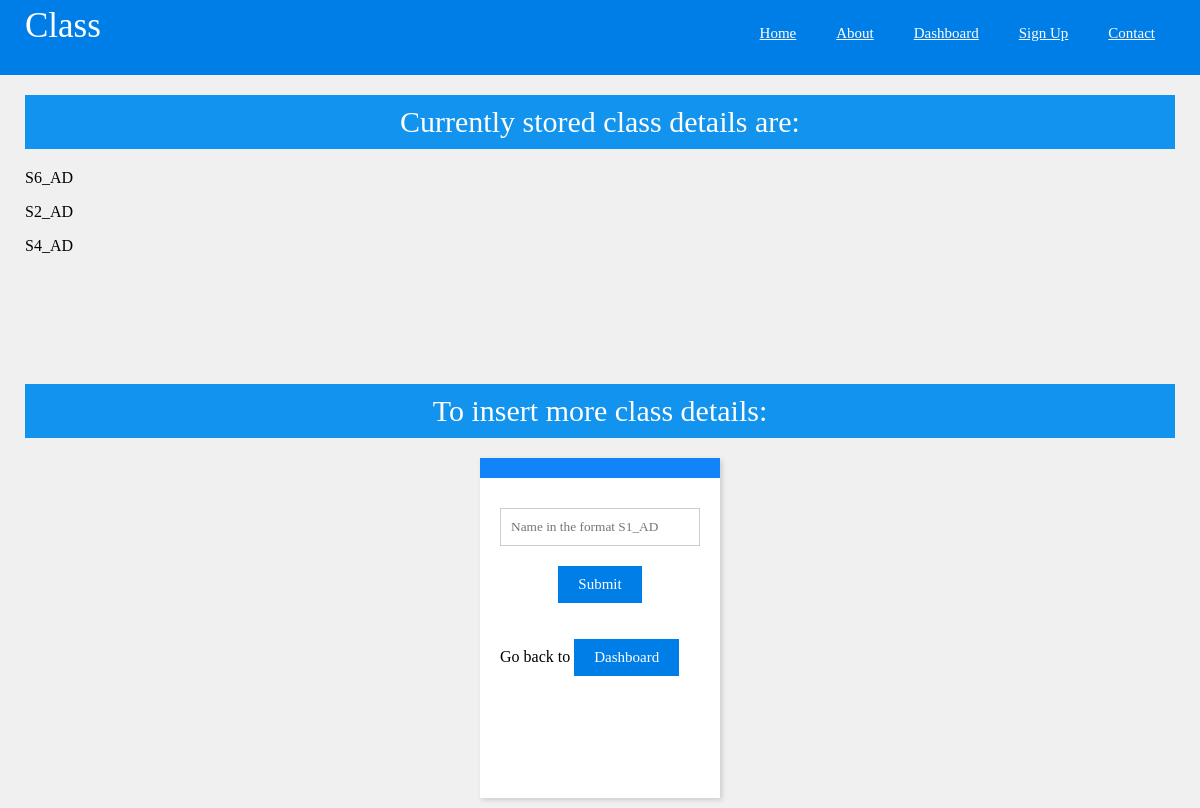
Before: /class (signed in) with the older database file.
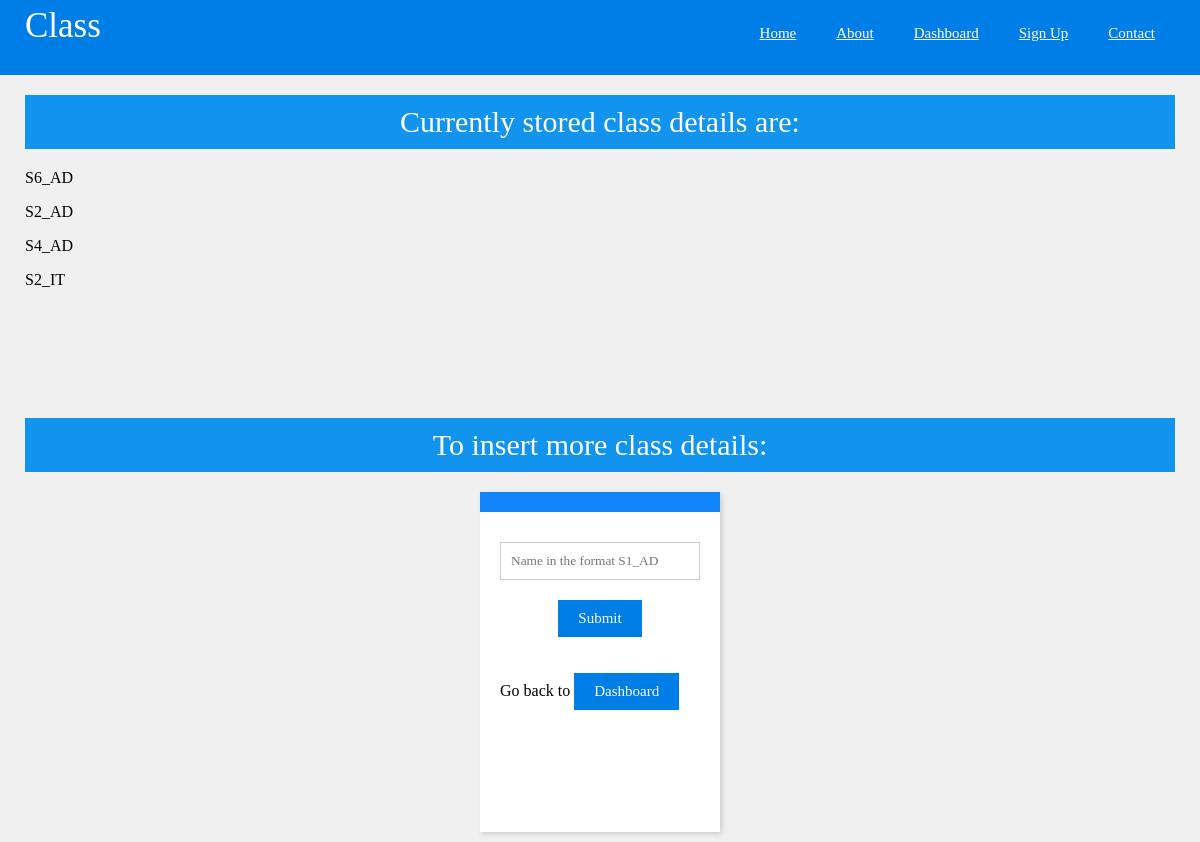
After: the same page with the newer database file.
### models/classes.py (models this page shows)
class Classes(db.Model):
	theclass = db.Column(db.String, primary_key = True)
	students = db.relationship("Students", lazy = True)
	subjects = db.relationship("Subjects", lazy = True)
	deta1 = db.relationship("Internals_1_details", lazy = True)
	deta2 = db.relationship("Assignment_1_details", lazy = True)
	deta3 = db.relationship("Internals_2_details", lazy = True)
	deta4 = db.relationship("Assignment_2_details", lazy = True)
	deta5 = db.relationship("Endsem_details", lazy = True)
	deta6 = db.relationship("Feedback", lazy = True)

### routes/classes.py (the view, shortened to what this page needs)
@classs.route("/class", methods = ["GET", "POST"])
@login_required
def classes():
	if request.method == "GET":
		rows = db.session.execute(db.select(Classes.theclass)).all()
		therows = []
		for i in rows:
			j = i[0]
			therows.append(j)
		return render_template('class.html', existing = therows)

### main.py (called while the page is built)
@lm.user_loader
def user_loader(email):
	theusers = db.session.execute(db.select(Users.email)).all()
	users = []
	for i in theusers:
		users.append(i[0])
	if email not in users:
		return
	user = Auser()
	user.id = email
	return user

### templates/class.html (shortened to what this page needs)
<html>
	<head>
		<link rel = "stylesheet" type = "text/css" href = "/static/css/style.css">
	</head>
	<body>
		<div class=nav>
			<div class=margin>
				<h1>Class</h1>
				<div class=link>
					<a href="/index" class=nl>Home</a>
					<a href="/about" class=nl>About</a>
					<a href = "/adash" class = nl>Dashboard</a>
					<a href="/signup" class=nl>Sign Up</a>
					<a href="/contact" class=nl>Contact</a>
				</div>
			</div>
		</div>
		<div class=margin>
			<h5>Currently stored class details are:</h5>
			{% for i in existing %}
			<p>{{i}}</p>
			{% endfor %}
			<br><h5>To insert more class details:</h5>
			<center>
			<div class=j>
				<h3></h3>
			<form method = "post">
				<div class = "TextBoxdiv">
					<input type = "text" name = "name" placeholder = "Name in the format S1_AD" autocomplete="off">
				</div>
				<button>Submit</button>
			</form>
		<centre>	<p>Go back to <a href = "/dash"><button>Dashboard</button></a></p></centre>
		</div></center>
	</body>
</html>

Changed rows visible on the page:
added Classes: theclass "S2_IT"
